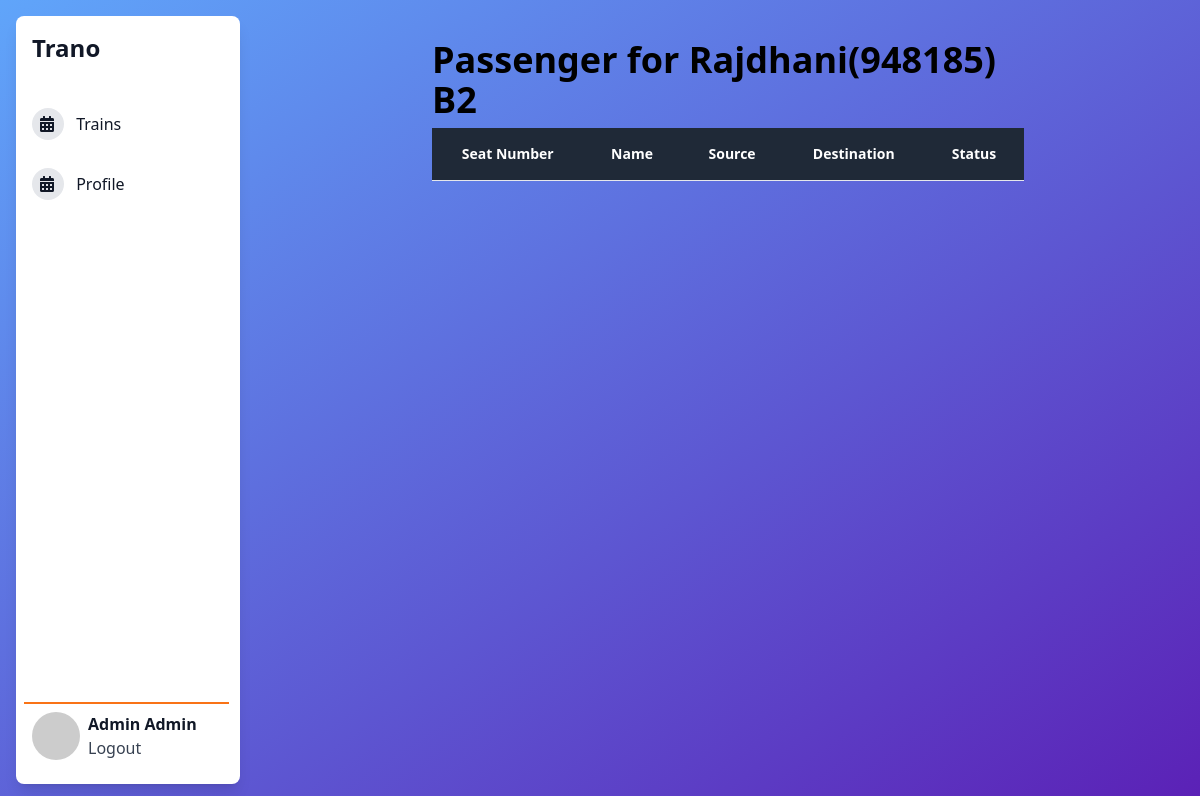
/train/2/coach/2/passenger/ (signed in), run on the app's committed database.
### users/models.py (models this page shows, shortened)
class TrainTicketExaminer(AbstractUser, PermissionsMixin):
    age = models.IntegerField(default=0)
    phone = models.CharField(max_length=14)
    deleted = models.BooleanField(default=False)
    created_at = models.DateTimeField(auto_now_add=True)

### trains/models.py (models this page shows, shortened)
class Train(models.Model):
    tte = models.ForeignKey(TrainTicketExaminer, on_delete=models.CASCADE, null=True, blank=True)
    number = models.CharField(max_length=10)
    name = models.CharField(max_length=100)
    type = models.CharField(max_length=2, choices=TRAIN_TYPE_CHOICES, default='L')
    source = models.CharField(max_length=100)
    destination = models.CharField(max_length=100)
    arrival = models.DateTimeField()
    departure = models.DateTimeField()
    created_at = models.DateTimeField(auto_now_add=True)
    updated_at = models.DateTimeField(auto_now=True)
    deleted = models.BooleanField(default=False)

class Coach(models.Model):
    train = models.ForeignKey(Train, on_delete=models.CASCADE)
    total_seats = models.IntegerField()
    available_seats = models.IntegerField()
    type = models.CharField(max_length=4, choices=TRAIN_COACH_TYPE_CHOICES, default='GEN')
    number = models.CharField(max_length=10, default="GEN")
    deleted = models.BooleanField(default=False)
    created_at = models.DateTimeField(auto_now_add=True)
    updated_at = models.DateTimeField(auto_now=True)

### application/views.py (the view)
# urls.py: path("train/<int:train_pk>/coach/<int:coach_pk>/passenger/", PassengerListView.as_view(), name="platform_train_coach_passenger"),
class PassengerListView(LoginRequiredMixin, ListView):
    template_name = "app/routes/passengers.html"
    context_object_name = "passengers"
    def get_queryset(self):
        return Passenger.objects.filter(
            train = Train.objects.get(pk = self.kwargs.get("train_pk")),
            coach = Coach.objects.get(pk = self.kwargs.get("coach_pk")),
            deleted = False,
            confirmed = True,
        ).order_by("seat_number")
    def get_context_data(self,**kwargs):
        context = super(PassengerListView, self).get_context_data(**kwargs)
        context.update({
            "title": "Passengers | Trano Dashboard",
            "train": Train.objects.get(pk = self.kwargs.get('train_pk')),
            "coach": Coach.objects.get(pk = self.kwargs.get('coach_pk')),
        })
        return context

### templates/app/routes/passengers.html (shortened to what this page needs)
{% extends 'app/base.html' %}
{% block dashboard %}
<div class="px-24 py-10 min-h-screen w-full">
  <div class="flex justify-between items-center">
    <div class="font-extrabold text-4xl">
      Passenger for {{train.name}}({{train.number}}) {{coach.number}}
    </div>
  </div>
  <div>
    <div class="flex flex-col">
      <div class="overflow-x-auto sm:-mx-6 lg:-mx-8">
        <div class="py-2 inline-block min-w-full sm:px-6 lg:px-8">
          <div class="overflow-hidden">
            <table class="min-w-full text-center table-auto">
              <thead class="border-b">
                <tr class="border-b bg-gray-800 boder-gray-900">
                  <th scope="col" class="text-sm text-white px-6 py-4">Seat Number</th>
                  <th scope="col" class="text-sm text-white px-6 py-4">Name</th>
                  <th scope="col" class="text-sm text-white px-6 py-4">Source</th>
                  <th scope="col" class="text-sm text-white px-6 py-4">Destination</th>
                  <th scope="col" class="text-sm text-white px-6 py-4">Status</th>
                </tr>
              </thead>
            </table>
          </div>
        </div>
      </div>
    </div>
  </div>
</div>
{% endblock dashboard %}

### templates/app/base.html
{% extends 'base.html' %}
{% block content %}
<link
  href="https://cdnjs.cloudflare.com/ajax/libs/font-awesome/5.11.2/css/all.min.css"
  rel="stylesheet"
/>
<div class="bg-gradient-to-br from-blue-400 to-violet-800 h-max sys-app-notCollapsed">
  <div class="mx-auto flex h-full">
    <div class="p-4 w-64 h-full fixed left-0 top-0">
      <div
        class="w-full py-4 px-2 h-full relative text-gray-900 bg-white rounded-lg text-left capitalize font-medium shadow-lg"
      >
        <a href="/"><h1 class="text-2xl pb-10 px-2 font-extrabold">Trano</h1>
        <a
          href="/train/"
          class="cursor-pointer px-2 py-1 hover:bg-gray-200 hover:text-gray-700 rounded block mb-5"
        >
          <i class="w-8 fas fa-calendar-alt p-2 bg-gray-200 rounded-full"> </i>
          <span class="mx-2">Trains</span>
        </a>
        <a
          href="/profile/"
          class="cursor-pointer px-2 py-1 hover:bg-gray-200 hover:text-gray-700 rounded block mb-5"
        >
          <i class="w-8 fas fa-calendar-alt p-2 bg-gray-200 rounded-full"> </i>
          <span class="mx-2">profile</span>
        </a>
        <span
          class="cursor-pointer absolute bottom-4 px-2 py-1 w-11/12 border-t-2 border-orange-500 flex"
        >
          <img
            src="https://i.pravatar.cc/300"
            alt="alt placeholder"
            class="w-12 h-12 mt-1 rounded-full inline-block"
          />
          <div class="pl-2 my-1">
            <div class="font-bold">{{request.user.first_name}} {{request.user.last_name}}</div>
            <a href="/user/logout/" class="text-gray-700"> Logout </a>
          </div>
        </span>
      </div>
    </div>
    <div class="ml-64 w-full px-20">
    {% block dashboard %}{% endblock dashboard %}
    </div>
  </div>
</div>
{% endblock content %}

### data on the page
TrainTicketExaminer: user.first_name "Admin", user.last_name "Admin"
Train: name "Rajdhani", number "948185"
Coach: number "B2"
